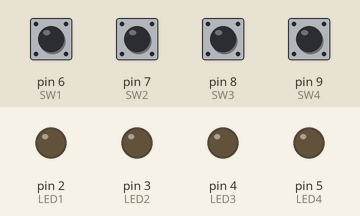
Simulated run of this sketch. Board: Arduino Uno, built with avr-gcc and run on an emulated ATmega328P. On the bench: output pins drawn as LEDs (lit = HIGH). The inputs (shaded band) are chosen by the test bench; at power-on: pin 6 (SW1), pin 7 (SW2), pin 8 (SW3), pin 9 (SW4) LOW.

Above: at 1.2 s.
1.3 s: pin 6 (SW1) pulled HIGH for 0.15 s
At 2.5 s:
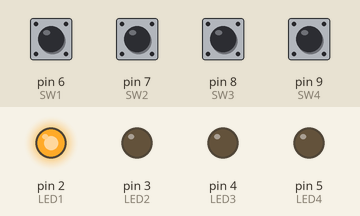
2.9 s: pin 7 (SW2) pulled HIGH for 0.15 s
At 3.9 s:
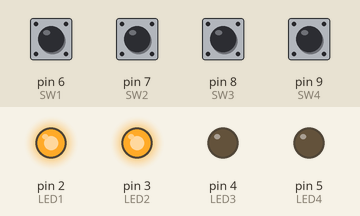
4.5 s: pin 8 (SW3) pulled HIGH for 0.15 s
At 5.1 s:
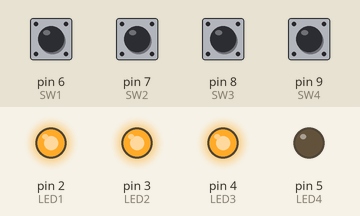
6.1 s: pin 9 (SW4) pulled HIGH for 0.15 s
At 7.3 s:
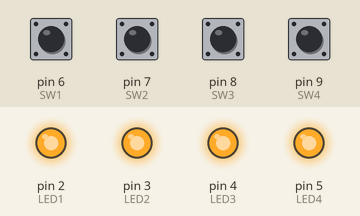
7.7 s: pin 6 (SW1) pulled HIGH for 1 s
At 8.8 s:
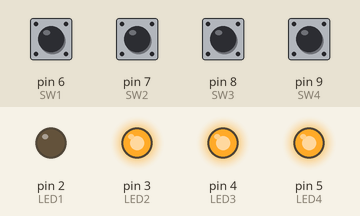
10.2 s: pin 7 (SW2) pulled HIGH for 1 s
At 10.7 s:
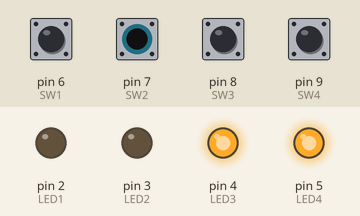
Timing chart, 0 to 13.2 s (numbered marks = the images above; inputs shaded):
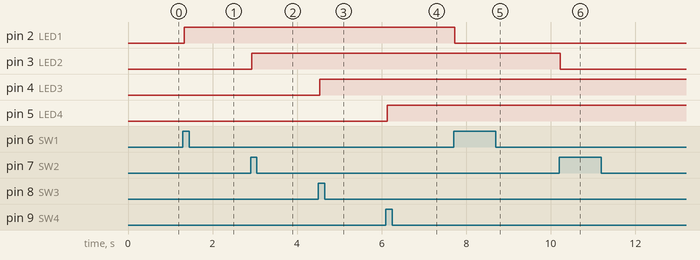

The sketch:

Ejercicio3.ino
```cpp
/* This program turn on and turn of each LED every time the correspondent button is pressed*/

#define LED1 2
#define LED2 3
#define LED3 4
#define LED4 5

#define SW1 6
#define SW2 7
#define SW3 8
#define SW4 9

void ReadBtns();

uint8_t btnON = 0b00000000;
uint8_t actualBtn, lastBtns = 0x00;
unsigned long debounceTime, lastTimeDebounce, delay = 30;

void setup(){
  pinMode(LED1, OUTPUT);
  pinMode(LED2, OUTPUT);
  pinMode(LED3, OUTPUT);
  pinMode(LED4, OUTPUT);
  pinMode(SW1, INPUT);
  pinMode(SW2, INPUT);
  pinMode(SW3, INPUT);
  pinMode(SW4, INPUT);
}

void ReadBtns(){
  if ( digitalRead(SW1) || digitalRead(SW2) || digitalRead(SW3) || digitalRead(SW4)){
    actualBtn = 0x00;
    if( digitalRead(SW1))
      actualBtn |= 0x01;
    if( digitalRead(SW2))
      actualBtn |= 0x02;
    if( digitalRead(SW3))
      actualBtn |= 0x04;
    if( digitalRead(SW4))
      actualBtn |= 0x08;
      debounceTime = millis();
      if( (debounceTime - lastTimeDebounce) > delay){
       if (actualBtn ^ lastBtns){
         lastBtns = actualBtn;
         if (lastBtns & 0x01 )
           btnON ^= 0x01;
         if (lastBtns & 0x02 )
           btnON ^= 0x02;
         if (lastBtns & 0x04 )
           btnON ^= 0x04;
         if (lastBtns & 0x08 )
           btnON ^= 0x08;
       }
       else{
        lastTimeDebounce = millis();
       }
     }
  }else{
    lastBtns = 0x00;
    lastTimeDebounce = millis();
  }
}

void loop() {
  ReadBtns();
  digitalWrite(LED1,btnON & 0x01);
  digitalWrite(LED2,btnON & 0x02);
  digitalWrite(LED3,btnON & 0x04);
  digitalWrite(LED4,btnON & 0x08);
}
```

Measured:
- after the input at 1.3 s, pin 2 (LED1): LOW → HIGH at once
- after the input at 2.9 s, pin 3 (LED2): LOW → HIGH at once
- after the input at 4.5 s, pin 4 (LED3): LOW → HIGH at once
- after the input at 6.1 s, pin 5 (LED4): LOW → HIGH at once
- after the input at 7.7 s, pin 2 (LED1): HIGH → LOW at once
- after the input at 10.2 s, pin 3 (LED2): HIGH → LOW at once
